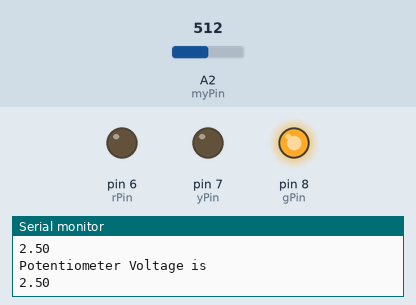
This sketch was run on a simulated Arduino Uno, built with avr-gcc and run on an emulated ATmega328P. Shown: output pins drawn as LEDs (lit = HIGH), the last lines printed to the serial monitor. Inputs (shaded band) come from the test bench; at power-on: A2 (myPin) = 512.

Above: at 1.2 s.
1.3 s: A2 (myPin) set to 600
2.8 s: A2 (myPin) set to 629
At 3.8 s:
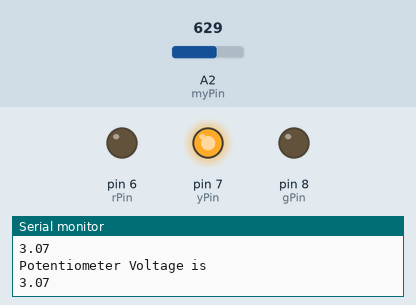
4.5 s: A2 (myPin) set to 800
6.0 s: A2 (myPin) set to 832
At 6.4 s:
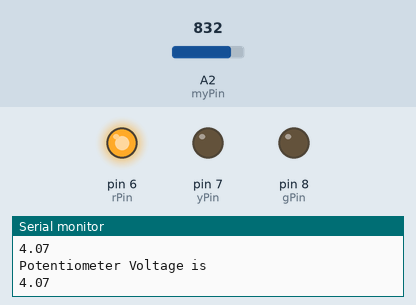
7.5 s: A2 (myPin) set to 716
At 8.7 s:
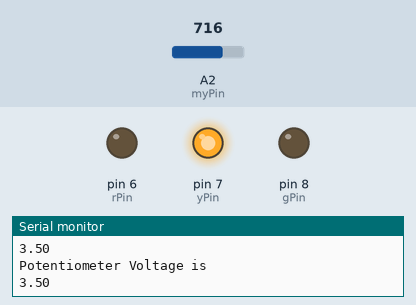
9.0 s: A2 (myPin) set to 900
At 10.2 s:
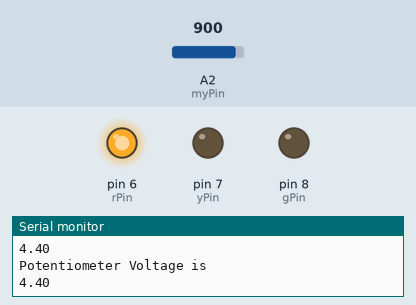
Timing chart, 0 to 11.5 s (numbered marks = the images above; inputs shaded):
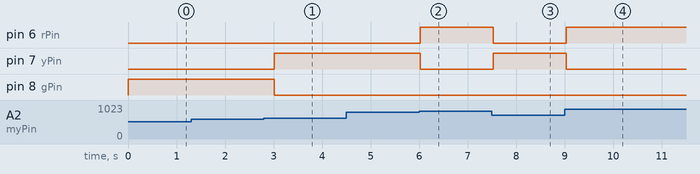

The sketch:

potentiometer2.ino
```cpp
int myPin=A2;
int readVal;
float V2;
int wait = 250;
int gPin=8;
int yPin=7;
int rPin=6;
void setup() {
  // put your setup code here, to run once:
Serial.begin(9600);
pinMode(myPin, INPUT);
pinMode(gPin, OUTPUT);
pinMode(yPin, OUTPUT);
pinMode(rPin, OUTPUT);
}

void loop() {
  readVal=analogRead(myPin);
  V2=(5./1023.)*readVal;
  Serial.println("Potentiometer Voltage is ");
  Serial.println(V2);
  if (V2<3.0){
    digitalWrite(gPin, HIGH);
    digitalWrite(yPin,LOW);
    }
  if (V2>3.0){
    digitalWrite(gPin, LOW);
    digitalWrite(yPin,HIGH);
  }
  if (V2>4.0){
    digitalWrite(yPin,LOW);
    digitalWrite(rPin, HIGH);
  }
  if(V2<4.0){
    digitalWrite(rPin,LOW);
  }
  delay(wait);
}
```

Measured:
- the behaviour switches between 613 and 614 on A2 (myPin) (found by bisection; images 0 and 1)
- the behaviour switches between 818 and 819 on A2 (myPin) (found by bisection; images 1 and 2)
- after the input at 2.8 s, pin 7 (yPin): LOW → HIGH after 0.21 s; pin 8 (gPin): HIGH → LOW after 0.21 s
- after the input at 6.0 s, pin 6 (rPin): LOW → HIGH at once; pin 7 (yPin): HIGH → LOW at once
- after the input at 7.5 s, pin 6 (rPin): HIGH → LOW at once; pin 7 (yPin): LOW → HIGH at once
- after the input at 9.0 s, pin 6 (rPin): LOW → HIGH at once; pin 7 (yPin): HIGH → LOW at once
